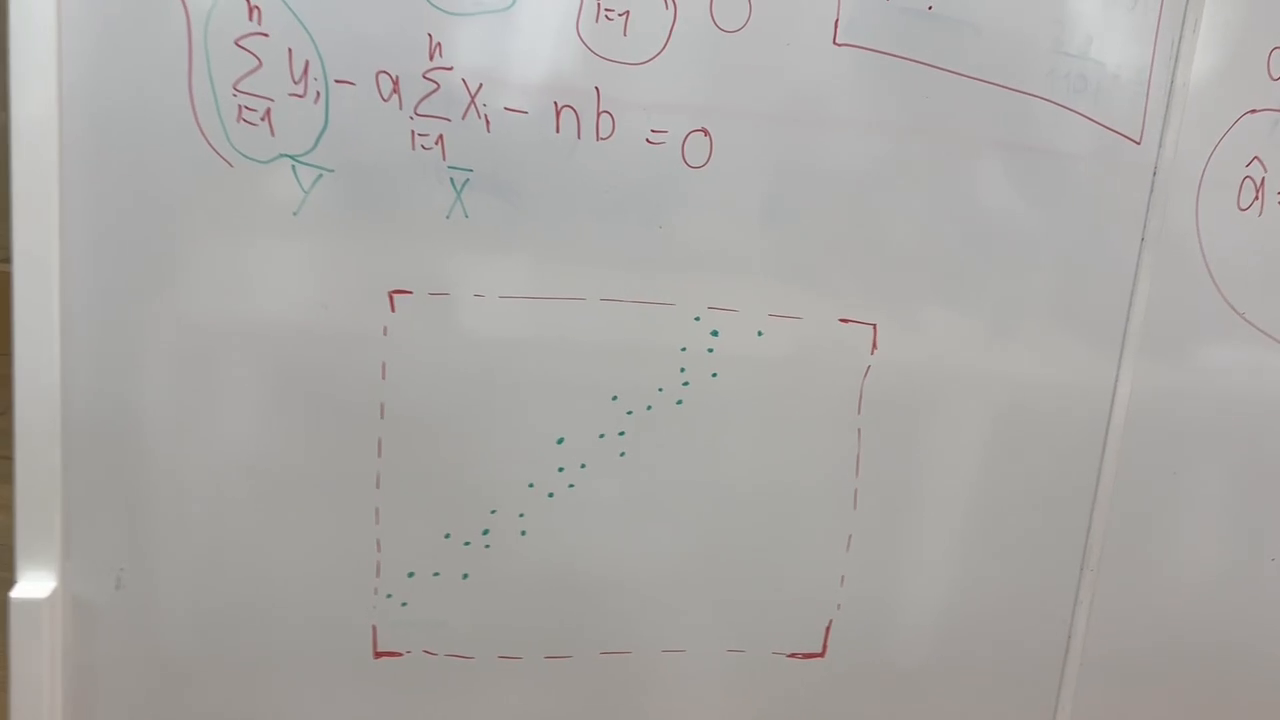
#> input picture frame 17 of ScolTech/Get a Line/video_line.MOV, 1280 x 720 px
$ python Line_Detecting.py   (older library calls are emulated)
#> lines starting #> are read from the running program, lines starting #| are printed output that depends on the picture; after the words box and inside, x2 and y2 are one past the last pixel; in counts of white or black regions, pixels touching at a corner belong together
# ----- Imports
import cv2
import numpy as np


# ----- Defs
def nothing(v): pass


def me_texting(frame, text):
	cv2.putText(frame, str(text), (10, frame.shape[0]-20), cv2.FONT_HERSHEY_COMPLEX, 1, (255,255,255), 4, cv2.LINE_AA)
	cv2.putText(frame, str(text), (10, frame.shape[0]-20), cv2.FONT_HERSHEY_COMPLEX, 1, (0,0,0), 2, cv2.LINE_AA)


def me_processing(frame):
	hsv = cv2.cvtColor(frame, cv2.COLOR_BGR2HSV)
	h, s, v = cv2.split(hsv)

	lut = (255*np.tanh(vibrance*xval/255)/np.tanh(1)+0.5).astype(np.uint8)
	new_s = cv2.LUT(s,lut)
	new_hsv = cv2.merge([h,new_s,v])
	vib = cv2.cvtColor(new_hsv,  cv2.COLOR_HSV2BGR)

	processing = cv2.addWeighted(vib, contrast, np.zeros(vib.shape, vib.dtype), 0, brightness)
	processing = cv2.filter2D(processing, int(sharpness), kernel_vib)

	return processing


def me_coloring(frame):
	mask = cv2.inRange(frame, (b_min, g_min, r_min), (b_max, g_max, r_max))

	return mask


def me_cropping(frame):
	crop = frame[up:up+down, left:left+right]

	return crop


def me_morphing(frame):
	morph = cv2.morphologyEx(frame, cv2.MORPH_CLOSE, kernel = np.ones((5, 5),np.uint8), iterations = 1)
	morph = cv2.morphologyEx(morph, cv2.MORPH_OPEN, kernel = np.ones((2, 2),np.uint8), iterations = 1)
	morph = cv2.dilate(morph, kernel = np.ones((17, 17),np.uint8), iterations = 3)

	return morph


def me_connecting(frame):
	connect = frame.copy()
	output = cv2.connectedComponentsWithStats(morph, 4, cv2.CV_32S)
	num_labels = output[0]
	stats = output[2]

	maxi = [0, 0, 0, 1, 1]
	for i in range (1, num_labels):
	    a = stats[i, cv2.CC_STAT_AREA]
	    t = stats[i, cv2.CC_STAT_TOP]
	    l = stats[i, cv2.CC_STAT_LEFT]
	    w = stats[i, cv2.CC_STAT_WIDTH]
	    h = stats[i, cv2.CC_STAT_HEIGHT]

	    if (a > maxi[0]):
	    	maxi = [a, t, l, w, h]

	cv2.rectangle(connect, (maxi[2]+left, maxi[1]+up), (maxi[2] + maxi[3] + left, maxi[1] + maxi[4] + up), (255, 0, 255), 1)

	return connect, maxi


def get_noise(points):
    _x = _y = 0
    A = B = 0

    for i in range(len(points)):
        x = points[i][0]
        y = points[i][1]

        _x += x
        _y += y

        A += (x * y)
        B += (x * x)

    n = len(points)
    a_h = (_y*_x - n*A) / (_x*_x - n*B)
    b_h = (_y - _x*a_h) / n

    return [a_h, b_h]


def find_line(frame, img, border, connect):
    points = []


    mask = cv2.morphologyEx(img, cv2.MORPH_CLOSE, kernel = np.ones((5, 5),np.uint8), iterations = 1)
    mask = cv2.morphologyEx(mask, cv2.MORPH_OPEN, kernel = np.ones((2, 2),np.uint8), iterations = 1)

    output = cv2.connectedComponentsWithStats(mask, 4, cv2.CV_32S)
    num_labels = output[0]
    stats = output[2]

    for i in range (1, num_labels):
    	points.append([stats[i, cv2.CC_STAT_LEFT], stats[i, cv2.CC_STAT_TOP], stats[i, cv2.CC_STAT_WIDTH], stats[i, cv2.CC_STAT_HEIGHT]])

    draw = frame.copy()[border[1]+up+10:border[1]+border[4]+up-10, border[2]+left:border[2]+border[3]+left]
    if (len(points) > 10):
        a = get_noise(points)[0]
        b = get_noise(points)[1]

        x0 = 0
        y0 = b
        x = draw.shape[1]
        y = a*x + b
        cv2.line(draw, (int(x0), int(y0)), (int(x), int(y)), color=(0,0,0), thickness=2)

        for i in range(len(points)):
        	cv2.rectangle(connect, (points[i][0]+border[2]+left, points[i][1]+border[1]+up+10),
        				 (points[i][0] + points[i][2] + border[2] + left, points[i][1] + points[i][3] + border[1] + up),
        				 (255, 0, 255), 1)

    line = frame.copy()
    line[border[1]+up+10:border[1]+border[4]+up-10, border[2]+left:border[2]+border[3]+left] = draw
    return line, connect


# ----- Variables

# <<< Window
WINDOW_SIZE = 2

WINDOW_NAME = "Get a Line"

# <<< Video
video = cv2.VideoCapture("video_line.MOV")

# <<< Processing
contrast = .9
brightness = 100
vibrance = 3
sharpness = -1

xval = np.arange(0, 256)
kernel_vib = np.array([[0, -1, 0], [-1, 5, -1], [0, -1, 0]])

# <<< Colors
b_min = 0
g_min = 95
r_min = 0
b_max = 212
g_max = 225
r_max = 179

# <<< Cropping
left = 60
right = 435
up = 0
down = 427


# ----- Main
while True:
	ret, frame = video.read()
#> frame is the input picture: shape (720, 1280, 3); mean B, G, R 165.5, 167.9, 169.8

	if ret:
		frame = cv2.resize(frame, (frame.shape[1] // WINDOW_SIZE, frame.shape[0] // WINDOW_SIZE))
#> frame: shape (360, 640, 3)

		# <<< Processing
		processing = me_processing(frame)

		# <<< Colors
		mask = me_coloring(processing)
#> in me_coloring, `mask = cv2.inRange(frame, (b_min, g_min, r_min), (b_max, g_max, r_max))`:
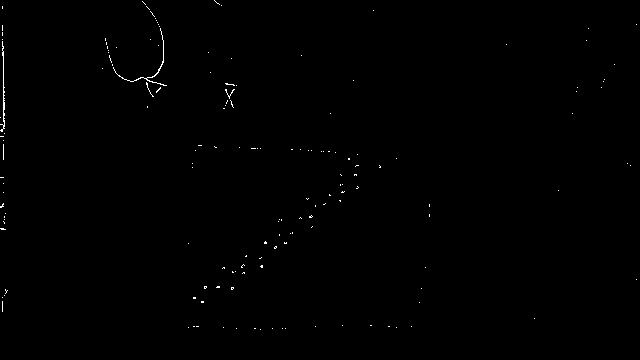
#> mask: shape (360, 640); 0.31% white in thin lines or dots

		# <<< Cropping
		crop = me_cropping(mask)

		# <<< Morph
		morph = me_morphing(crop)
#> in me_morphing, `morph = cv2.dilate(morph, kernel = np.ones((17, 17),np.uint8), iterati..`:
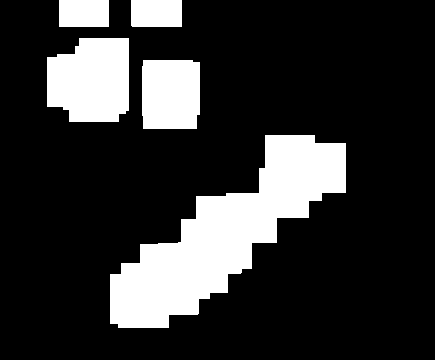
#> morph: shape (360, 435); 19.8% white; 5 white regions, box (x1, y1, x2, y2) and area: (110, 135, 346, 328) 18439, (47, 38, 129, 122) 5977, (142, 60, 200, 129) 3927, (131, 0, 182, 27) 1376, (59, 0, 109, 27) 1350

		# <<< Connection
		connect, border = me_connecting(frame)
#> in me_connecting, `num_labels = output[0]`: num_labels = 6
#> in me_connecting, `stats = output[2]`: stats = [[0, 0, 435, 360, 125531], [59, 0, 50, 27, 1350], [131, 0, 51, 27, 1376], [47, 38, 82, 84, 5977], [142, 60, 58, 69, 3927], [110, 135, 236, 193, 18439]]
#> the loop in me_connecting, `for i in range (1, num_labels):` made 5 passes
#> (a, t, l, w, h) on passes 1 to 5: (1350, 0, 59, 50, 27), (1376, 0, 131, 51, 27), (5977, 38, 47, 82, 84), (3927, 60, 142, 58, 69), (18439, 135, 110, 236, 193)
#> in me_connecting, `cv2.rectangle(connect, (maxi[2]+left, maxi[1]+up), (maxi[2] + maxi[3] ..`:
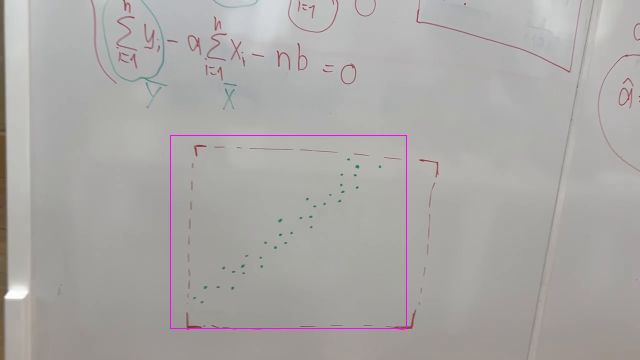
#> connect: shape (360, 640, 3); mean B, G, R 165.9, 167.4, 170.2
#> border = [18439, 135, 110, 236, 193]

		# <<< Find line
		find_area = mask[border[1]+up+10:border[1]+border[4]+up-10, border[2]+left:border[2]+border[3]+left]
#> find_area: shape (173, 236); 0.44% white in thin lines or dots, all inside (x1, y1, x2, y2) = (18, 0, 227, 158)
		line, connect = find_line(frame, find_area, border, connect)
#> in find_line, `mask = cv2.morphologyEx(mask, cv2.MORPH_OPEN, kernel = np.ones((2, 2),..`:
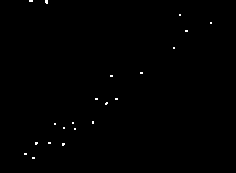
#> mask: shape (173, 236); 0.3% white in thin lines or dots, all inside (x1, y1, x2, y2) = (24, 0, 212, 159)
#> in find_line, `num_labels = output[0]`: num_labels = 22
#> in find_line, `stats = output[2]`: stats = 22 rows, first 6: [0, 0, 236, 173, 40704], [29, 0, 4, 2, 8], [45, 0, 3, 4, 11], [179, 14, 2, 2, 4], [210, 22, 2, 2, 4], [185, 30, 3, 2, 6]
#> after the loop in find_line, `for i in range (1, num_labels):`: points = 21 items, first 6: [29, 0, 4, 2], [45, 0, 3, 4], [179, 14, 2, 2], [210, 22, 2, 2], [185, 30, 3, 2], [173, 47, 2, 2]
#> the loop in get_noise, `for i in range(len(points)):` made 21 passes
#> (x, y, A, B) on passes 1 to 8: (29, 0, 0, 841), (45, 0, 0, 2866), (179, 14, 2506, 34907), (210, 22, 7126, 79007), (185, 30, 12676, 113232), (173, 47, 20807, 143161), (140, 72, 30887, 162761), (110, 75, 39137, 174861)
#> after the loop in get_noise, `for i in range(len(points)):`: A = 143806; B = 243118
#> in get_noise, `n = len(points)`: n = 21
#> in get_noise, `a_h = (_y*_x - n*A) / (_x*_x - n*B)`: a_h = -0.525
#> in get_noise, `b_h = (_y - _x*a_h) / n`: b_h = 139.8
#> in find_line, `a = get_noise(points)[0]`: a = -0.525
#> the loop in get_noise (call 2), `for i in range(len(points)):` made 21 passes
#> in find_line, `b = get_noise(points)[1]`: b = 139.8
#> in find_line, `y = a*x + b`: y = 15.83
#> in find_line, `cv2.line(draw, (int(x0), int(y0)), (int(x), int(y)), color=(0,0,0), th..`:
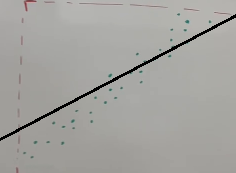
#> draw: shape (173, 236, 3); mean B, G, R 159.1, 162.8, 163.7
#> the loop in find_line, `for i in range(len(points)):` made 21 passes
#> after the loop in find_line, `for i in range(len(points)):`:
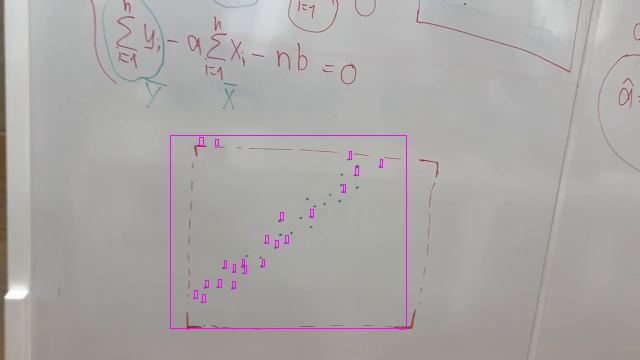
#> connect: shape (360, 640, 3); 0.19% of pixels changed, all inside (x1, y1, x2, y2) = (194, 137, 383, 303)

		# <<< Showing
		me_texting(frame, "Ordinary")
		me_texting(processing, "Processing")
		me_texting(connect, "Detecting")
		me_texting(line, "Line")

		videos_part_1 = np.hstack((frame, processing))
		videos_part_2 = np.hstack((connect, line))

		full_screen = np.vstack((videos_part_1, videos_part_2))
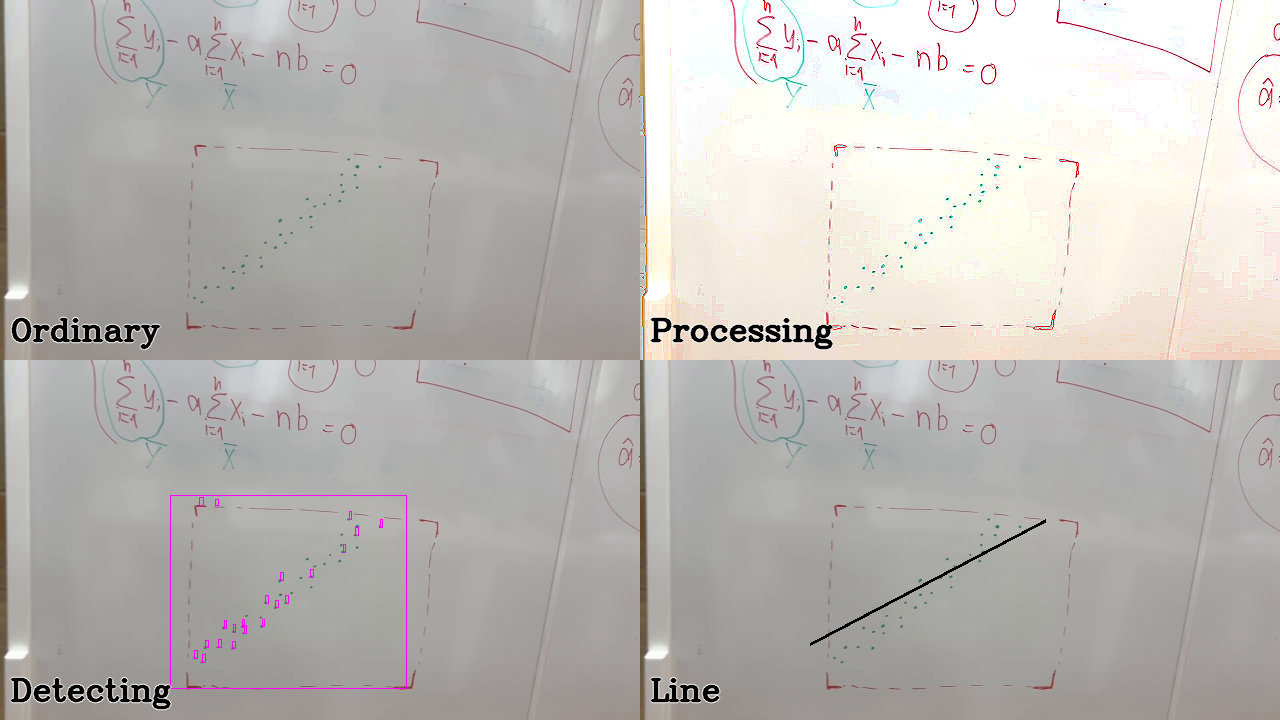
#> full_screen: shape (720, 1280, 3); mean B, G, R 181.8, 185.2, 188.5

		cv2.imshow(WINDOW_NAME, full_screen)

	else:
		video.set(cv2.CAP_PROP_POS_FRAMES, 0)


	key = cv2.waitKey(0)
#> (key q is pressed here)
	if key == ord("c"):
		continue

	if key == ord('q'):
		break


# ----- Exit
cv2.destroyAllWindows()

$ run again, starting later in the video
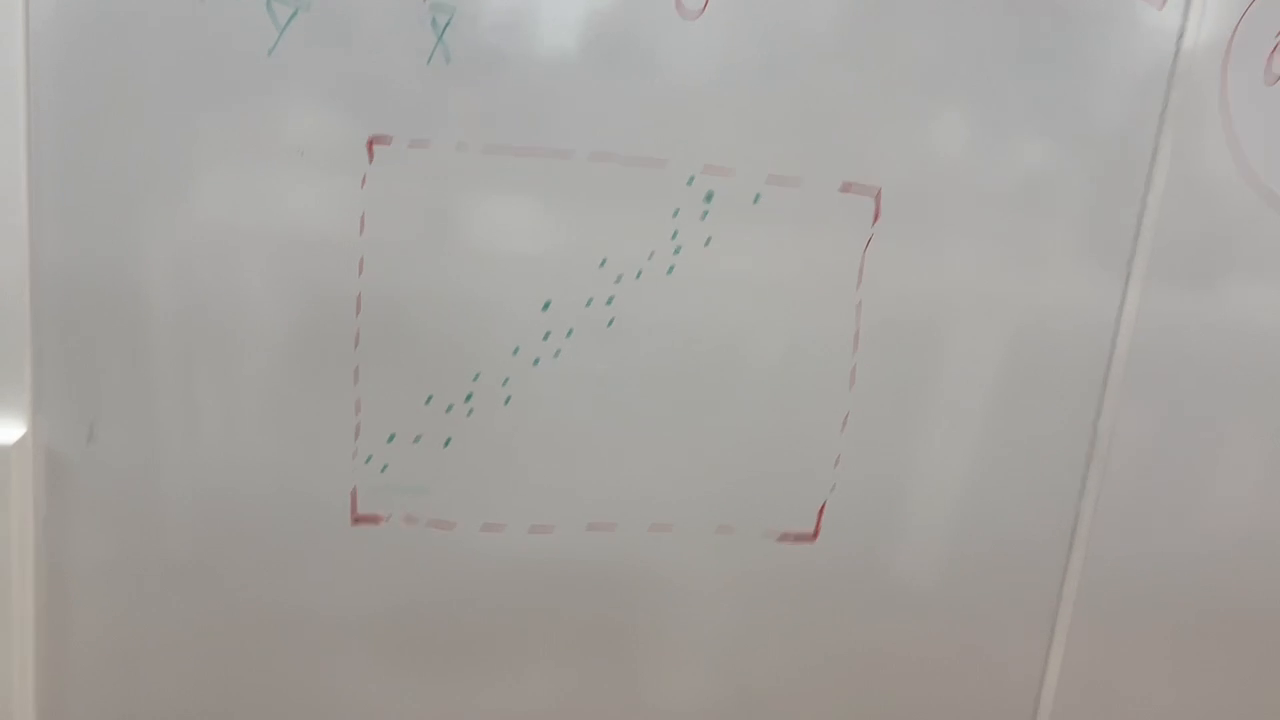
#> input picture frame 77 of ScolTech/Get a Line/video_line.MOV, 1280 x 720 px
#> frame is the input picture: shape (720, 1280, 3); mean B, G, R 158.5, 162, 164.7
#> hsv: shape (360, 640, 3); mean H, S, V 22, 10.3, 164.9
#> new_hsv: shape (360, 640, 3); mean H, S, V 22, 40, 164.9
#> crop: shape (360, 435); 0.22% white in thin lines or dots, all inside (x1, y1, x2, y2) = (74, 0, 380, 264)
#> in me_connecting, `num_labels = output[0]`: num_labels = 3
#> in me_connecting, `stats = output[2]`: stats = [[0, 0, 435, 360, 136581], [133, 0, 55, 40, 2180], [109, 67, 213, 192, 17839]]
#> the loop in me_connecting, `for i in range (1, num_labels):` made 2 passes
#> (a, t, l, w, h) on passes 1 to 2: (2180, 0, 133, 55, 40), (17839, 67, 109, 213, 192)
#> border = [17839, 67, 109, 213, 192]
#> find_area: shape (172, 213); 0.74% white in thin lines or dots, all inside (x1, y1, x2, y2) = (8, 11, 211, 170)
#> in find_line, `mask = cv2.morphologyEx(mask, cv2.MORPH_OPEN, kernel = np.ones((2, 2),..`:
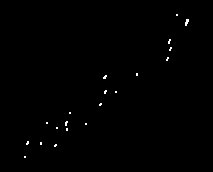
#> mask: shape (172, 213); 0.4% white in thin lines or dots, all inside (x1, y1, x2, y2) = (24, 14, 189, 158)
#> in find_line, `num_labels = output[0]`: num_labels = 21
#> in find_line, `stats = output[2]`: stats = 21 rows, first 6: [0, 0, 213, 172, 36491], [176, 14, 2, 2, 4], [185, 19, 4, 7, 19], [168, 39, 3, 5, 10], [169, 47, 3, 4, 8], [166, 57, 3, 4, 8]
#> after the loop in find_line, `for i in range (1, num_labels):`: points = 20 items, first 6: [176, 14, 2, 2], [185, 19, 4, 7], [168, 39, 3, 5], [169, 47, 3, 4], [166, 57, 3, 4], [136, 73, 2, 3]
#> the loop in get_noise, `for i in range(len(points)):` made 20 passes
#> (x, y, A, B) on passes 1 to 8: (176, 14, 2464, 30976), (185, 19, 5979, 65201), (168, 39, 12531, 93425), (169, 47, 20474, 121986), (166, 57, 29936, 149542), (136, 73, 39864, 168038), (103, 75, 47589, 178647), (104, 90, 56949, 189463)
#> after the loop in get_noise, `for i in range(len(points)):`: A = 145697; B = 244076
#> n = 20
#> a_h = -0.786
#> b_h = 172.9
#> in find_line, `a = get_noise(points)[0]`: a = -0.786
#> the loop in get_noise (call 2), `for i in range(len(points)):` made 20 passes
#> b = 172.9
#> in find_line, `y = a*x + b`: y = 5.52
#> the loop in find_line, `for i in range(len(points)):` made 20 passes
#> line: shape (360, 640, 3); mean B, G, R 158, 161.4, 164.2
#> `full_screen = np.vstack((videos_part_1, videos_part_2))`:
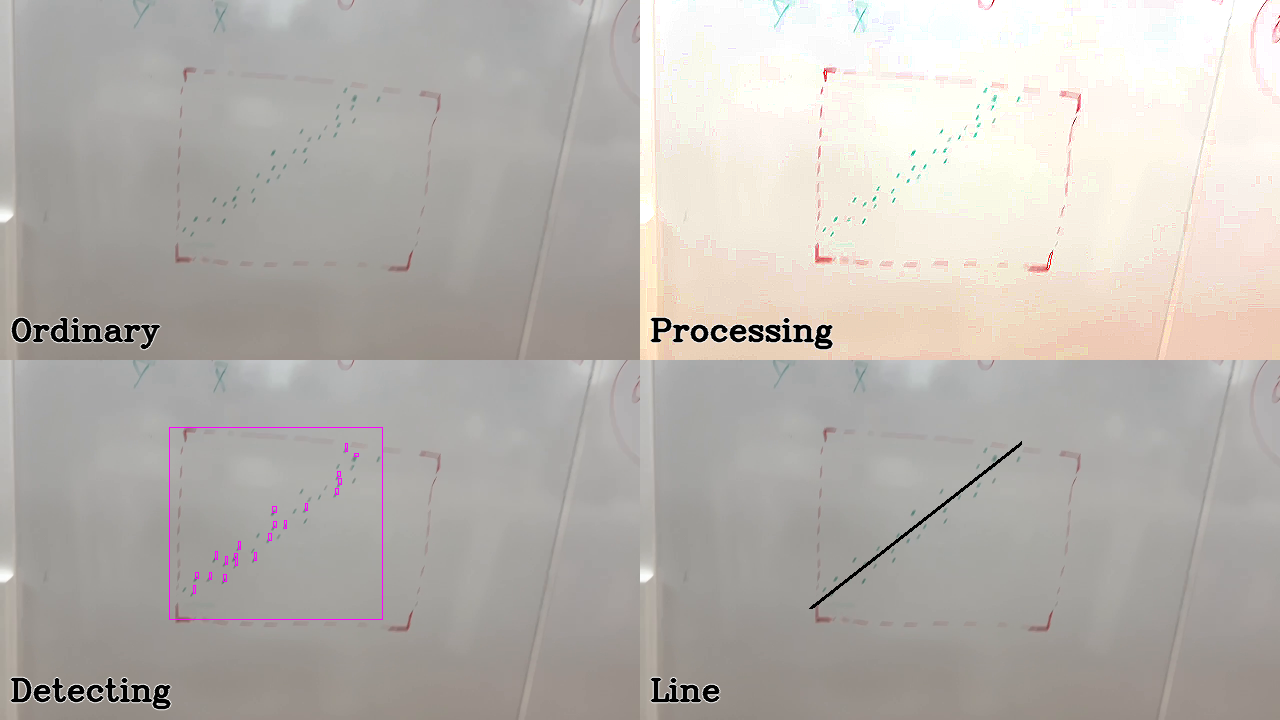
#> full_screen: shape (720, 1280, 3); mean B, G, R 174.6, 179.7, 184.3
